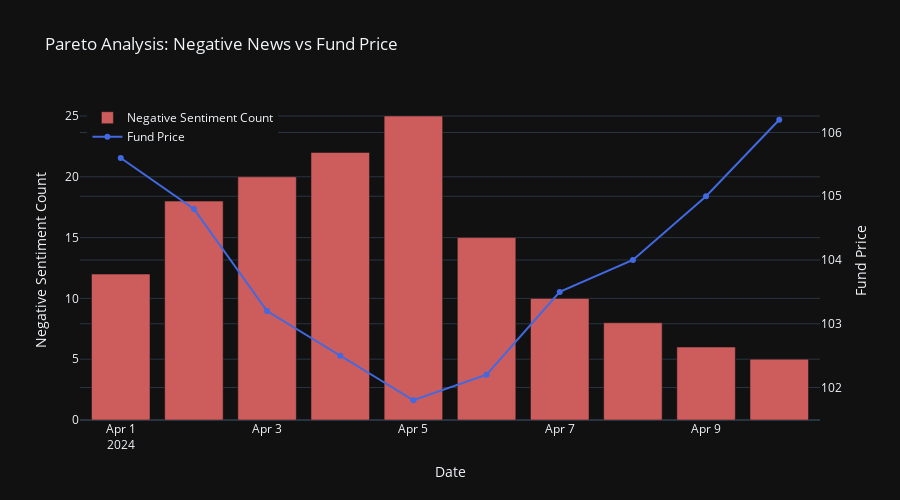

Notebook source saved alongside this figure:
### Code cell
import pandas as pd
import plotly.graph_objects as go

# Load data
df = pd.read_csv("fund_sentiment_data.csv")

# Example: Daily Pareto between Negative Sentiment and Fund Price
fig = go.Figure()

# Bar for negative sentiment
fig.add_trace(go.Bar(
    x=df['Date'],
    y=df['Negative_Sentiment_Count'],
    name='Negative Sentiment Count',
    marker=dict(color='indianred'),
    yaxis='y1'
))

# Line for fund price
fig.add_trace(go.Scatter(
    x=df['Date'],
    y=df['Fund_Price'],
    name='Fund Price',
    mode='lines+markers',
    yaxis='y2',
    line=dict(color='royalblue')
))

# Layout settings
fig.update_layout(
    title='Pareto Analysis: Negative News vs Fund Price',
    xaxis=dict(title='Date'),
    yaxis=dict(title='Negative Sentiment Count', side='left'),
    yaxis2=dict(title='Fund Price', overlaying='y', side='right'),
    legend=dict(x=0.01, y=0.99),
    template='plotly_dark',
    height=500,
    width=900
)

fig.show()

### Figure 1 — Plotly figure (JSON) as saved in the notebook; plotly's stock layout.template omitted (floating-point values rounded to 4 significant figures)
{"data": [{"marker": {"color": "indianred"}, "name": "Negative Sentiment Count", "type": "bar", "x": ["2024-04-01", "2024-04-02", "2024-04-03", "2024-04-04", "2024-04-05", "2024-04-06", "2024-04-07", "2024-04-08", "2024-04-09", "2024-04-10"], "y": [12, 18, 20, 22, 25, 15, 10, 8, 6, 5], "yaxis": "y"}, {"line": {"color": "royalblue"}, "mode": "lines+markers", "name": "Fund Price", "type": "scatter", "x": ["2024-04-01", "2024-04-02", "2024-04-03", "2024-04-04", "2024-04-05", "2024-04-06", "2024-04-07", "2024-04-08", "2024-04-09", "2024-04-10"], "y": [105.6, 104.8, 103.2, 102.5, 101.8, 102.2, 103.5, 104.0, 105.0, 106.2], "yaxis": "y2"}], "layout": {"height": 500, "legend": {"x": 0.01, "y": 0.99}, "title": {"text": "Pareto Analysis: Negative News vs Fund Price"}, "width": 900, "xaxis": {"title": {"text": "Date"}}, "yaxis": {"side": "left", "title": {"text": "Negative Sentiment Count"}}, "yaxis2": {"overlaying": "y", "side": "right", "title": {"text": "Fund Price"}}}}
